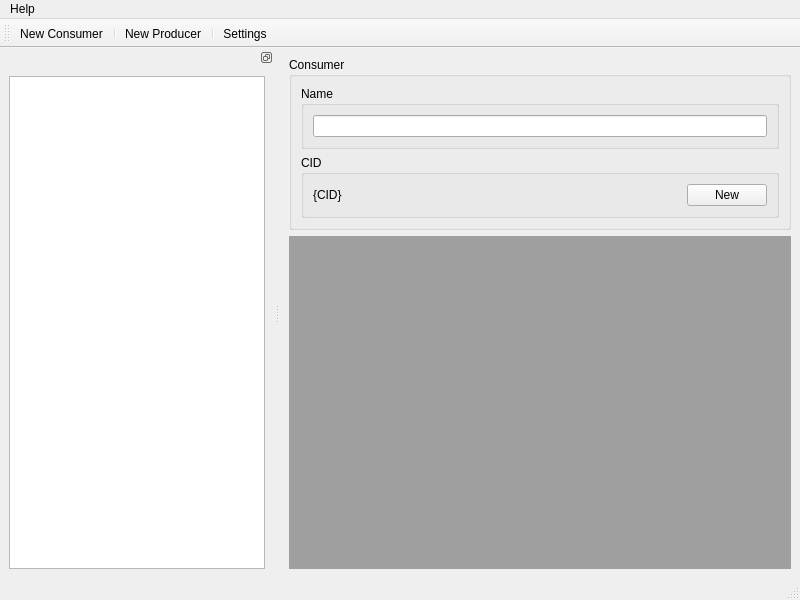
<?xml version="1.0" encoding="UTF-8"?>
<ui version="4.0">
 <class>MainWindow</class>
 <widget class="QMainWindow" name="MainWindow">
  <property name="geometry">
   <rect>
    <x>0</x>
    <y>0</y>
    <width>800</width>
    <height>600</height>
   </rect>
  </property>
  <property name="windowTitle">
   <string>MainWindow</string>
  </property>
  <property name="windowIcon">
   <iconset resource="../res/OTPView.qrc">
    <normaloff>:/icon.png</normaloff>:/icon.png</iconset>
  </property>
  <widget class="QWidget" name="centralwidget">
   <property name="sizePolicy">
    <sizepolicy hsizetype="Expanding" vsizetype="Expanding">
     <horstretch>0</horstretch>
     <verstretch>0</verstretch>
    </sizepolicy>
   </property>
   <layout class="QVBoxLayout" name="verticalLayout">
    <item>
     <layout class="QHBoxLayout" name="horizontalLayout">
      <item>
       <widget class="QGroupBox" name="gbConsumer">
        <property name="title">
         <string>Consumer</string>
        </property>
        <layout class="QVBoxLayout" name="verticalLayout_2" stretch="0,0">
         <item>
          <widget class="QGroupBox" name="gbConsumerName">
           <property name="title">
            <string>Name</string>
           </property>
           <layout class="QVBoxLayout" name="verticalLayout_7">
            <item>
             <widget class="QLineEdit" name="leConsumerName"/>
            </item>
           </layout>
          </widget>
         </item>
         <item>
          <widget class="QGroupBox" name="gbConsumerCID">
           <property name="title">
            <string>CID</string>
           </property>
           <layout class="QHBoxLayout" name="horizontalLayout_6" stretch="1,0">
            <item>
             <widget class="QLabel" name="lblConsumerCID">
              <property name="text">
               <string>{CID}</string>
              </property>
             </widget>
            </item>
            <item>
             <widget class="QPushButton" name="pbConsumerNewCID">
              <property name="text">
               <string>New</string>
              </property>
             </widget>
            </item>
           </layout>
          </widget>
         </item>
        </layout>
       </widget>
      </item>
     </layout>
    </item>
    <item>
     <widget class="QMdiArea" name="mdiArea">
      <property name="verticalScrollBarPolicy">
       <enum>Qt::ScrollBarAsNeeded</enum>
      </property>
      <property name="horizontalScrollBarPolicy">
       <enum>Qt::ScrollBarAsNeeded</enum>
      </property>
     </widget>
    </item>
   </layout>
  </widget>
  <widget class="QStatusBar" name="statusbar"/>
  <widget class="QMenuBar" name="menuBar">
   <property name="geometry">
    <rect>
     <x>0</x>
     <y>0</y>
     <width>800</width>
     <height>22</height>
    </rect>
   </property>
   <property name="sizePolicy">
    <sizepolicy hsizetype="Expanding" vsizetype="Preferred">
     <horstretch>0</horstretch>
     <verstretch>0</verstretch>
    </sizepolicy>
   </property>
   <widget class="QMenu" name="menuAbout">
    <property name="title">
     <string>Help</string>
    </property>
    <addaction name="actionAbout"/>
    <addaction name="actionAbout_OTPLib"/>
    <addaction name="actionAbout_QT"/>
   </widget>
   <addaction name="menuAbout"/>
  </widget>
  <widget class="QToolBar" name="toolBar">
   <property name="windowTitle">
    <string>toolBar</string>
   </property>
   <property name="toolButtonStyle">
    <enum>Qt::ToolButtonTextUnderIcon</enum>
   </property>
   <attribute name="toolBarArea">
    <enum>TopToolBarArea</enum>
   </attribute>
   <attribute name="toolBarBreak">
    <bool>false</bool>
   </attribute>
   <addaction name="actionNew_Consumer"/>
   <addaction name="separator"/>
   <addaction name="actionNew_Producer"/>
   <addaction name="separator"/>
   <addaction name="actionSettings"/>
  </widget>
  <widget class="QDockWidget" name="dockComponents">
   <property name="sizePolicy">
    <sizepolicy hsizetype="Expanding" vsizetype="Expanding">
     <horstretch>0</horstretch>
     <verstretch>0</verstretch>
    </sizepolicy>
   </property>
   <property name="features">
    <set>QDockWidget::DockWidgetFloatable</set>
   </property>
   <property name="allowedAreas">
    <set>Qt::LeftDockWidgetArea|Qt::RightDockWidgetArea</set>
   </property>
   <property name="windowTitle">
    <string notr="true"/>
   </property>
   <attribute name="dockWidgetArea">
    <number>1</number>
   </attribute>
   <widget class="QWidget" name="dockComponetsContents">
    <property name="sizePolicy">
     <sizepolicy hsizetype="Expanding" vsizetype="Expanding">
      <horstretch>0</horstretch>
      <verstretch>0</verstretch>
     </sizepolicy>
    </property>
    <layout class="QVBoxLayout" name="verticalLayout_3">
     <item>
      <widget class="QTreeView" name="tvComponents">
       <attribute name="headerDefaultSectionSize">
        <number>57</number>
       </attribute>
      </widget>
     </item>
    </layout>
   </widget>
  </widget>
  <action name="actionAbout">
   <property name="text">
    <string>About</string>
   </property>
  </action>
  <action name="actionAbout_QT">
   <property name="text">
    <string>About QT</string>
   </property>
  </action>
  <action name="actionNew_Producer">
   <property name="text">
    <string>New Producer</string>
   </property>
   <property name="toolTip">
    <string>Create a new Producer</string>
   </property>
  </action>
  <action name="actionSettings">
   <property name="text">
    <string>Settings</string>
   </property>
   <property name="toolTip">
    <string>Show Settings Dialog</string>
   </property>
   <property name="menuRole">
    <enum>QAction::PreferencesRole</enum>
   </property>
  </action>
  <action name="actionNew_Consumer">
   <property name="text">
    <string>New Consumer</string>
   </property>
   <property name="toolTip">
    <string>Create a new Consumer View</string>
   </property>
  </action>
  <action name="actionAbout_OTPLib">
   <property name="text">
    <string>About OTPLib</string>
   </property>
   <property name="toolTip">
    <string>About OTPLib</string>
   </property>
  </action>
 </widget>
 <tabstops>
  <tabstop>leConsumerName</tabstop>
  <tabstop>pbConsumerNewCID</tabstop>
 </tabstops>
 <resources>
  <include location="../res/OTPView.qrc"/>
 </resources>
 <connections/>
</ui>
